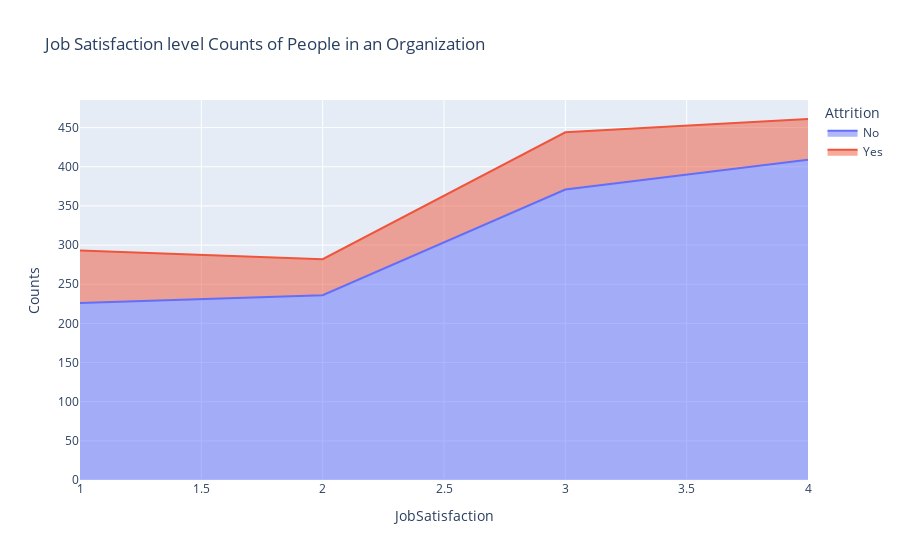

This figure's notebook cell:
### Markdown cell above
Observation In the satisfaction Level 1-2, the chances of peope leaving the organization slightly decreases. This is indicative of the better hopes with which people stay in an organization. However, as we move from 2-3, people tend to move on to get better opportunities and experiences. The attrition rate is almost stagnant for the higher satisfaction levels.

### Code cell
jsats_att=data.groupby(['JobSatisfaction','Attrition']).apply(lambda x:x['DailyRate'].count()).reset_index(name='Counts')
px.area(jsats_att,x='JobSatisfaction',y='Counts',color='Attrition',title='Job Satisfaction level Counts of People in an Organization')

### Figure 1 — Plotly figure (JSON) as saved in the notebook; plotly's stock layout.template omitted (floating-point values rounded to 4 significant figures)
{"data": [{"hovertemplate": "Attrition=No<br>JobSatisfaction=%{x}<br>Counts=%{y}<extra></extra>", "legendgroup": "No", "line": {"color": "#636efa"}, "marker": {"symbol": "circle"}, "mode": "lines", "name": "No", "orientation": "v", "showlegend": true, "stackgroup": "1", "type": "scatter", "x": [1, 2, 3, 4], "xaxis": "x", "y": [226, 236, 371, 409], "yaxis": "y"}, {"hovertemplate": "Attrition=Yes<br>JobSatisfaction=%{x}<br>Counts=%{y}<extra></extra>", "legendgroup": "Yes", "line": {"color": "#EF553B"}, "marker": {"symbol": "circle"}, "mode": "lines", "name": "Yes", "orientation": "v", "showlegend": true, "stackgroup": "1", "type": "scatter", "x": [1, 2, 3, 4], "xaxis": "x", "y": [67, 46, 73, 52], "yaxis": "y"}], "layout": {"legend": {"title": {"text": "Attrition"}, "tracegroupgap": 0}, "title": {"text": "Job Satisfaction level Counts of People in an Organization"}, "xaxis": {"anchor": "y", "domain": [0, 1], "title": {"text": "JobSatisfaction"}}, "yaxis": {"anchor": "x", "domain": [0, 1], "title": {"text": "Counts"}}}}
